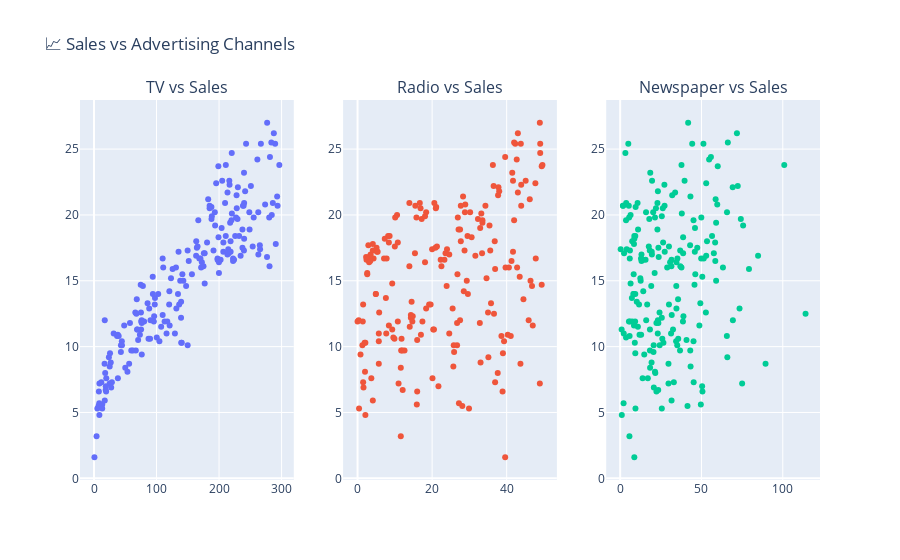

Notebook code cell kept with this figure:
### Code cell
# ── 3.2 Sales vs Ad Spend (Interactive Trendlines) ────────────

fig = make_subplots(rows=1, cols=3, subplot_titles=('TV vs Sales', 'Radio vs Sales', 'Newspaper vs Sales'))

for i, col in enumerate(['TV', 'Radio', 'Newspaper'], 1):
    # Add scatter trace
    fig.add_trace(go.Scatter(x=df[col], y=df['Sales'], mode='markers', name=col), row=1, col=i)
    
fig.update_layout(title_text="📈 Sales vs Advertising Channels", showlegend=False)
fig.show()

### Figure 1 — Plotly figure (JSON) as saved in the notebook; plotly's stock layout.template omitted (floating-point values rounded to 4 significant figures; data arrays with more than 128 entries replaced by an {"elided": "..."} marker saying what was removed)
{"data": [{"mode": "markers", "name": "TV", "type": "scatter", "x": {"elided": "200 float values"}, "xaxis": "x", "y": {"elided": "200 float values"}, "yaxis": "y"}, {"mode": "markers", "name": "Radio", "type": "scatter", "x": {"elided": "200 float values"}, "xaxis": "x2", "y": {"elided": "200 float values"}, "yaxis": "y2"}, {"mode": "markers", "name": "Newspaper", "type": "scatter", "x": {"elided": "200 float values"}, "xaxis": "x3", "y": {"elided": "200 float values"}, "yaxis": "y3"}], "layout": {"annotations": [{"font": {"size": 16}, "showarrow": false, "text": "TV vs Sales", "x": 0.1444, "xanchor": "center", "xref": "paper", "y": 1, "yanchor": "bottom", "yref": "paper"}, {"font": {"size": 16}, "showarrow": false, "text": "Radio vs Sales", "x": 0.5, "xanchor": "center", "xref": "paper", "y": 1, "yanchor": "bottom", "yref": "paper"}, {"font": {"size": 16}, "showarrow": false, "text": "Newspaper vs Sales", "x": 0.8556, "xanchor": "center", "xref": "paper", "y": 1, "yanchor": "bottom", "yref": "paper"}], "showlegend": false, "title": {"text": "📈 Sales vs Advertising Channels"}, "xaxis": {"anchor": "y", "domain": [0, 0.2889]}, "xaxis2": {"anchor": "y2", "domain": [0.3556, 0.6444]}, "xaxis3": {"anchor": "y3", "domain": [0.7111, 1]}, "yaxis": {"anchor": "x", "domain": [0, 1]}, "yaxis2": {"anchor": "x2", "domain": [0, 1]}, "yaxis3": {"anchor": "x3", "domain": [0, 1]}}}
